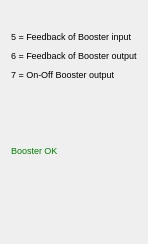
<?xml version="1.0" encoding="UTF-8"?>
<ui version="4.0">
 <class>BoosterPanel</class>
 <widget class="QWidget" name="BoosterPanel">
  <property name="geometry">
   <rect>
    <x>0</x>
    <y>0</y>
    <width>147</width>
    <height>244</height>
   </rect>
  </property>
  <property name="font">
   <font>
    <pointsize>7</pointsize>
   </font>
  </property>
  <property name="windowTitle">
   <string>Form</string>
  </property>
  <layout class="QVBoxLayout" name="verticalLayout">
   <item>
    <widget class="QLabel" name="label_10">
     <property name="font">
      <font>
       <pointsize>7</pointsize>
      </font>
     </property>
     <property name="text">
      <string/>
     </property>
    </widget>
   </item>
   <item>
    <widget class="QLabel" name="label">
     <property name="text">
      <string>5 = Feedback of Booster input</string>
     </property>
    </widget>
   </item>
   <item>
    <widget class="QLabel" name="label_2">
     <property name="text">
      <string>6 = Feedback of Booster output</string>
     </property>
    </widget>
   </item>
   <item>
    <widget class="QLabel" name="label_3">
     <property name="text">
      <string>7 = On-Off Booster output</string>
     </property>
    </widget>
   </item>
   <item>
    <widget class="QLabel" name="label_11">
     <property name="font">
      <font>
       <pointsize>7</pointsize>
      </font>
     </property>
     <property name="text">
      <string/>
     </property>
    </widget>
   </item>
   <item>
    <widget class="QLabel" name="label_4">
     <property name="font">
      <font>
       <pointsize>7</pointsize>
      </font>
     </property>
     <property name="text">
      <string/>
     </property>
    </widget>
   </item>
   <item>
    <widget class="QLabel" name="label_5">
     <property name="font">
      <font>
       <pointsize>7</pointsize>
      </font>
     </property>
     <property name="text">
      <string/>
     </property>
    </widget>
   </item>
   <item>
    <widget class="QLabel" name="lblBoosterStatus">
     <property name="font">
      <font>
       <pointsize>7</pointsize>
      </font>
     </property>
     <property name="styleSheet">
      <string notr="true">QLabel { color:green}</string>
     </property>
     <property name="text">
      <string>Booster OK</string>
     </property>
    </widget>
   </item>
   <item>
    <widget class="QLabel" name="label_6">
     <property name="font">
      <font>
       <pointsize>7</pointsize>
      </font>
     </property>
     <property name="text">
      <string/>
     </property>
    </widget>
   </item>
   <item>
    <widget class="QLabel" name="label_7">
     <property name="font">
      <font>
       <pointsize>7</pointsize>
      </font>
     </property>
     <property name="text">
      <string/>
     </property>
    </widget>
   </item>
   <item>
    <widget class="QLabel" name="label_9">
     <property name="font">
      <font>
       <pointsize>7</pointsize>
      </font>
     </property>
     <property name="text">
      <string/>
     </property>
    </widget>
   </item>
   <item>
    <widget class="QLabel" name="label_8">
     <property name="font">
      <font>
       <pointsize>7</pointsize>
      </font>
     </property>
     <property name="text">
      <string/>
     </property>
    </widget>
   </item>
  </layout>
 </widget>
 <resources/>
 <connections/>
</ui>
